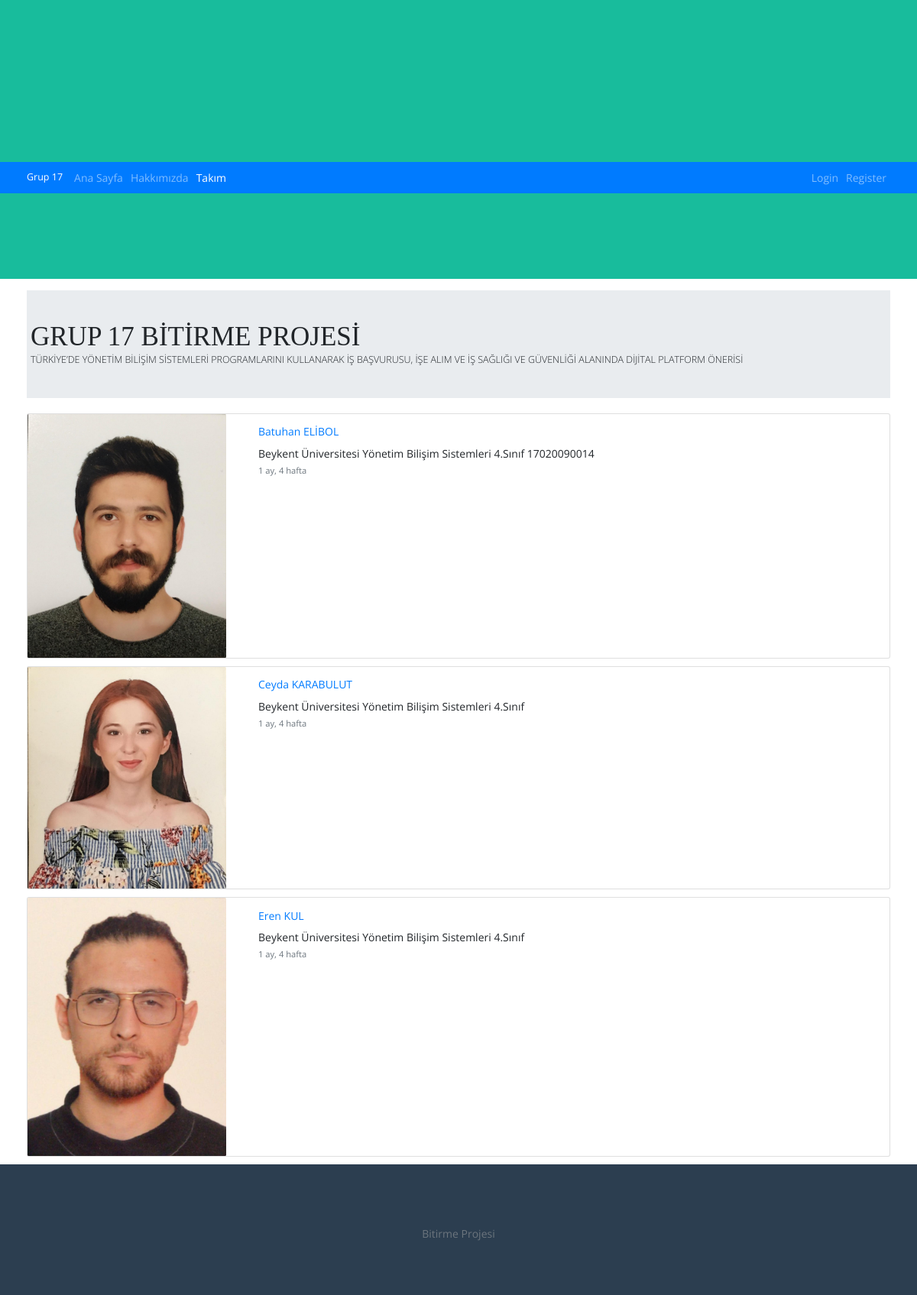
Screenshot of /takim/ with the database file from the repository.
### takim/models.py (models this page shows, shortened)
class Takim(models.Model):
    name = models.CharField(max_length=100, verbose_name='Ekip Üyesi')
    description = models.TextField(verbose_name='Üye Açıklaması')
    image = models.CharField(max_length=50, verbose_name='Üye Resmi')
    created_date = models.DateTimeField(auto_now_add=True, verbose_name='Eklenme Tarihi')
    isPublished = models.BooleanField(default=True)
    def get_image_path(self):
        return '/img/'+ self.image

### takim/views.py (the view)
# urls.py: path('', views.index, name='index'),
def index(request):
    teams = Takim.objects.all()
    context = {
        'teams': teams
    }
    return render(request, 'takim/list.html', context)

### templates/takim/list.html
{% extends 'layout.html' %}
{% load static %}
{% load humanize %}
{% block content %}
<div class="jumbotron jumbotron-fluid">
    <div class="container">
        <h1 class="display-4">GRUP 17 BİTİRME PROJESİ</h1>
        <p class="lead">TÜRKİYE’DE YÖNETİM BİLİŞİM SİSTEMLERİ PROGRAMLARINI KULLANARAK İŞ BAŞVURUSU, İŞE ALIM VE İŞ SAĞLIĞI VE GÜVENLİĞİ ALANINDA DİJİTAL PLATFORM ÖNERİSİ</p>
    </div>
</div>
<div class="row">
    <div class="col-md-12">
        {% if teams %}
            {% for team in teams %}
                <div class="card mb-3">
                <div class="row">
                    <div class="col-md-3">
                        <img class="card-img" src="{% static team.get_image_path %}" alt="">
                    </div>
                    <div class="col-md-9">
                        <div class="card-body">
                            <div class="card-title">
                                <a href="{% url 'detail' team.id %}">{{ team.name }}</a>
                            </div>
                            <p class="card-text">
                                    {{ team.description }}
                            </p>
                            <p class="card-text">
                                <small class="text-muted">{{ team.created_date | timesince }}</small>
                            </p>
                        </div>
                    </div>
                </div>
                </div>
            {% endfor %}
        {% else %}
            <div class="alert alert-warning">
                <p>
                    Takım Üyesi Yok
                </p>
            </div>
        {% endif %}
    </div>
</div>
{% endblock %}

### templates/layout.html (shortened to what this page needs)
{% load static %}
<!DOCTYPE html>
<html lang="en">
<head>
    <link rel="stylesheet" href="{% static 'css/bootstrap.min.css' %}">
    <link rel="stylesheet" href="{% static 'css/style.css' %}">
    <link rel="stylesheet" href="{% static 'css/main.css' %}">
    <link rel="stylesheet" href="{% static 'vendor/mdi-font/css/material-design-iconic-font.min.css' %}">
    <link href="" rel="stylesheet" media="all">
    <link href="" rel="stylesheet" media="all">
    <link rel="stylesheet" href="{% static 'vendor/select2/select2.min.css' %}">
    <link rel="stylesheet" href="{% static 'vendor/datepicker/daterangepicker.css' %}">
</head>
<body>
    {% include 'partials/_navbar.html' %}
    <main>
        <div class="container mt-4">
            {% block content %}
            {% endblock %}
        </div>
    </main>
    {% include 'partials/_footer.html' %}
</body>
</html>

### templates/partials/_navbar.html
<header>
    <div class="navbar navbar-expand-sm bg-primary navbar-dark">
        <div class="container">
            <a href="{% url 'index' %}" class="navbar-brand">Grup 17</a>
            <ul class="navbar-nav mr-auto">
                <li
                {% if request.path == '/'%}
                    class="nav-item active"
                {% else  %}
                    class="nav-item"
                {% endif %}
                >
                    <a href="{% url 'index' %}" class="nav-link">Ana Sayfa</a>
                </li>
                <li
                {% if 'about' in request.path %}
                    class="nav-item active"
                {% else  %}
                    class="nav-item"
                {% endif %}
                >
                    <a href="{% url 'about' %}" class="nav-link">Hakkımızda</a>
                </li>
                <li
                {% if 'takim' in request.path %}
                    class="nav-item active"
                {% else  %}
                    class="nav-item"
                {% endif %}
                >
                    <a href="{% url 'takim' %}" class="nav-link">Takım</a>
                </li>
            </ul>
            <ul class="navbar-nav">
                {% if user.is_authenticated %}
                    <li
                    {% if 'calisan' in request.path %}
                        class="nav-item active"
                    {% else  %}
                        class="nav-item"
                    {% endif %}
                    >
                        <a href="{% url 'calisan' %}" class="nav-link">Profil</a>
                    </li>
                    <li class="nav-item">
                            <a  href="javascript:{document.getElementById('logout').submit()}" class="nav-link">({{ user.username }}) Logout</a>
                            <form action="{% url 'logout' %}" method="POST" id="logout">
                                {%csrf_token%}
                                <input type="hidden">
                            </form>
                    </li>
                {% else %}
                    <li
                    {% if 'login' in request.path %}
                        class="nav-item active"
                    {% else %}
                        class="nav-item"
                    {% endif %}
                        >
                    <a  href="{% url 'login' %}" class="nav-link">Login</a>
                </li>
                <li
                    {% if 'register' in request.path %}
                        class="nav-item active"
                    {% else %}
                        class="nav-item"
                    {% endif %}
                >
                <a  href="{% url 'register' %}" class="nav-link">Register</a>
                {% endif %}
            </ul>
        </div>
    </div>
</header>

### templates/partials/_footer.html
<footer>
    <div class="footer py-3 mt-3">
        <div class="container">
            <span class="text-muted">
                Bitirme Projesi
            </span>
        </div>
    </div>
</footer>

### static/css/style.css (style rules this page uses)
* { padding: 0; margin: 0; box-sizing: border-box; }
html { font-size: 6px; }
body { font-family: 'Lato', sans-serif; font-size: 1.6rem; font-weight: 400; line-height: 1.5; background-color: #fff; position: relative; }
h1, h2, h3, h4, h5, h6 { font-weight: 700; font-family: Montserrat; }
a { text-decoration: none; }
ul { list-style-type: none; }
.container { width: 100%; margin-left: auto; margin-right: auto; padding-left: .5rem; padding-right: .5rem; }
@media (min-width: 576px) { .container { max-width: 540px; } }
@media (min-width: 576px) { html { font-size: 7px; } }
@media (min-width: 768px) { .container { max-width: 720px; } }
@media (min-width: 768px) { html { font-size: 8px; } }
@media (min-width: 992px) { .container { max-width: 960px; } }
@media (min-width: 992px) { html { font-size: 9px; } }
@media (min-width: 1200px) { .container { max-width: 1140px; } }
@media (min-width: 1200px) { html { font-size: 10px; } }
header { background-color: #18BC9C; padding-top: calc(112px + 10rem); padding-bottom: 112px; text-align: center; }
footer { padding-top: 6rem; padding-bottom: 6rem; background-color: #2C3E50; color: #fff; text-align: center; }

### static/css/main.css (style rules this page uses)
.row { display: -webkit-box; display: -webkit-flex; display: -moz-box; display: -ms-flexbox; display: flex; -webkit-flex-wrap: wrap; -ms-flex-wrap: wrap; flex-wrap: wrap; }
html { -webkit-box-sizing: border-box; -moz-box-sizing: border-box; box-sizing: border-box; }
* { padding: 0; margin: 0; }
*, *:before, *:after { -webkit-box-sizing: inherit; -moz-box-sizing: inherit; box-sizing: inherit; }
body, h1, h2, h3, h4, h5, h6, blockquote, p, pre, dl, dd, ol, ul, figure, hr, fieldset, legend { margin: 0; padding: 0; }
body { font-family: "Open Sans", "Arial", "Helvetica Neue", sans-serif; font-weight: 400; font-size: 14px; }
h1, h2, h3, h4, h5, h6 { font-weight: 400; }
h1 { font-size: 36px; }
.card { -webkit-border-radius: 3px; -moz-border-radius: 3px; border-radius: 3px; background: #fff; }

### rows the page displays
Takim: image (picture), name "Batuhan ELİBOL", description "Beykent Üniversitesi Yönetim Bilişim Sistemleri 4.Sınıf 17020090014", created_date "1 ay, 4 hafta"
Takim: image (picture), name "Ceyda KARABULUT", description "Beykent Üniversitesi Yönetim Bilişim Sistemleri 4.Sınıf", created_date "1 ay, 4 hafta"
Takim: image (picture), name "Eren KUL", description "Beykent Üniversitesi Yönetim Bilişim Sistemleri 4.Sınıf", created_date "1 ay, 4 hafta"
